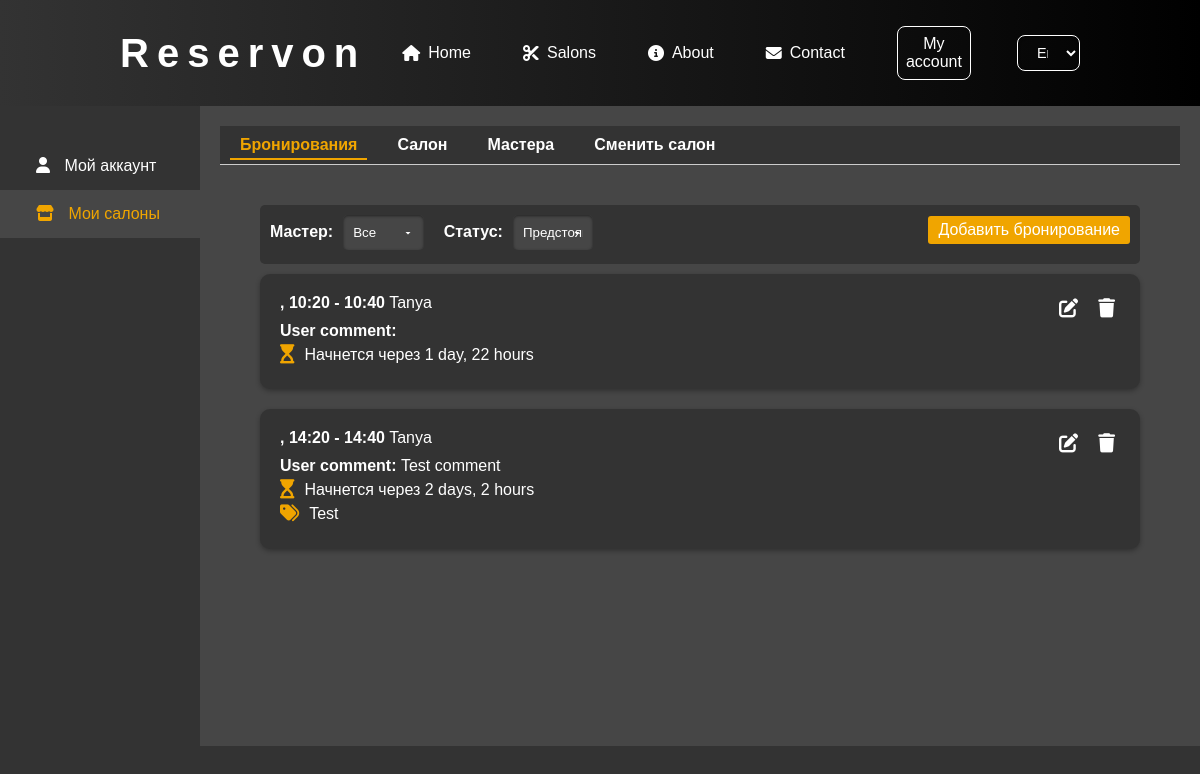
The page /user-account/bookings/ (signed in) on the database its author committed.
### salons/models.py (models this page shows, shortened)
class Appointment(models.Model):
    salon = models.ForeignKey(Salon, on_delete=models.CASCADE)
    user = models.ForeignKey(User, on_delete=models.CASCADE, null=True, blank=True)
    start_datetime = models.DateTimeField()
    end_datetime = models.DateTimeField(null=True, blank=True)
    created_at = models.DateTimeField(auto_now_add=True)
    user_comment = models.TextField('Комментарий клиента', null=True, blank=True)
    barbers = models.ManyToManyField(
        Barber,
        through='AppointmentBarberService',
        related_name='appointments'
    )

class AppointmentBarberService(models.Model):
    appointment = models.ForeignKey(Appointment, on_delete=models.CASCADE, related_name='barber_services')
    barber = models.ForeignKey(Barber, on_delete=models.SET_NULL, null=True, blank=True, related_name='appointmentbarberservice')
    services = models.ManyToManyField(Service)
    start_datetime = models.DateTimeField()
    end_datetime = models.DateTimeField()

class Barber(models.Model):
    salon = models.ForeignKey(Salon, on_delete=models.CASCADE, related_name='barbers')
    user = models.OneToOneField(User, on_delete=models.SET_NULL, null=True, blank=True)
    name = models.CharField(max_length=100)
    avatar = models.ImageField(upload_to='salons/barbers', blank=True, null=True)
    description = models.TextField(blank=True, null=True)
    categories = models.ManyToManyField(ServiceCategory, related_name='barbers')  # Add this line
    def __str__(self):
        return self.name

class Service(models.Model):
    STATUS_CHOICES = [
        ('active', 'Active'),
        ('suspend', 'Suspend'),
    ]
    name = models.CharField(max_length=100)
    image = models.ImageField(upload_to='salons/services', blank=True, null=True)
    price = models.DecimalField(max_digits=8, decimal_places=2)
    duration = models.DurationField()
    salon = models.ForeignKey(Salon, on_delete=models.CASCADE, related_name='services')
    category = models.ForeignKey(ServiceCategory, on_delete=models.SET_NULL, null=True, blank=True, related_name='services')
    status = models.CharField(
        max_length=10,
        choices=STATUS_CHOICES,
        default='active',
        verbose_name="Status"
    )
    def __str__(self):
        return self.name

class ServiceCategory(models.Model):
    name = models.CharField(max_length=100, unique=True)  # Название категории
    default_duration = models.IntegerField('Default duration (minutes)', default=15)

### user_account/views.py (the view)
# urls.py: path('bookings/', views.manage_bookings, name='manage_bookings'),
@login_required
def manage_bookings(request):
    user = request.user
    salons = user.administered_salons.all()
    if not salons.exists():
        return render(request, 'user_account/no_salons.html')
    salon_id = request.GET.get('salon_id')
    if salon_id:
        selected_salon = get_object_or_404(Salon, id=salon_id, admins=user)
    else:
        selected_salon = salons.first()
    appointments = Appointment.objects.filter(salon=selected_salon)
    barber_id = request.GET.get('barber')
    status = request.GET.get('status', 'upcoming')  # По умолчанию 'upcoming'
    if barber_id:
        appointments = appointments.filter(barber_services__barber_id=barber_id)
    if status == 'past':
        appointments = appointments.filter(end_datetime__lt=timezone.now())
    elif status == 'upcoming':
        appointments = appointments.filter(start_datetime__gte=timezone.now())
    appointments = appointments.distinct()
    appointments = appointments.order_by('start_datetime')
    paginator = Paginator(appointments, 10)
    page_number = request.GET.get('page')
    page_obj = paginator.get_page(page_number)
    barbers = Barber.objects.filter(salon=selected_salon)
    booking_form = AdminBookingForm(salon=selected_salon)
    context = {
        'appointments': page_obj,
        'barbers': barbers,
        'selected_salon': selected_salon,
        'salons': salons,
        'active_menu': 'bookings',
        'active_sidebar': 'salons',
        'now': timezone.now(),
        'booking_form': booking_form,
    }
    return render(request, 'user_account/manage_bookings.html', context)

### main/context_processors.py (called while the page is built)
def is_admin_processor(request):
    if request.user.is_authenticated:
        is_admin = request.user.administered_salons.exists()
    else:
        is_admin = False
    return {'is_admin': is_admin}

### salons/models.py (called while the page is built)
    def __str__(self):
        return self.name

### user_account/templatetags/custom_filters.py (called while the page is built)
@register.filter
def format_date_localized(value):
    if value is None:
        return ''
    tz = timezone.get_current_timezone()
    value = timezone.localtime(value, tz)
    current_language = get_language() or 'en'
    locale_code = LANGUAGE_LOCALE_MAP.get(current_language, 'en')
    return format_datetime(value, "d MMMM", locale=locale_code)

### user_account/templates/user_account/manage_bookings.html (shortened to what this page needs)
{% extends "user_account/account_base.html" %}
{% load custom_filters %}
{% load static %}
{% block page_content %}
<div class="bookings-container">
    <form method="get" class="filter-form">
        <div class="filter-fields">
            <label for="barber">Мастер:</label>
            <select name="barber" id="barber"  onchange="this.form.submit()">
                <option value="">Все</option>
            </select>
            <label for="status">Статус:</label>
            <select name="status" id="status"  onchange="this.form.submit()">
                <option value="upcoming" {% if request.GET.status == 'upcoming' or request.GET.status == None %}selected{% endif %}>Предстоящие</option>
            </select>
        </div>
          <button type="button" class="btn btn-primary" data-toggle="modal" data-target="#addBookingModal">
            Добавить бронирование
          </button>
    </form>
                        {% include "user_account/add_booking.html" with form=booking_form selected_salon=selected_salon %}
    {% for appointment in appointments %}
        {% if appointment.id %}
    <div class="booking-card"  onclick="window.location.href=`{% url 'user_account:edit_booking' appointment.id %}`">
        <div class="booking-info">
           <span class="booking-time">{{ appointment.start_datetime|format_date_localized }}, {{ appointment.start_datetime|time:"H:i" }} - {{ appointment.end_datetime|time:"H:i" }}</span>
           {% for barber_service in appointment.barber_services.all %}
                   {{ barber_service.barber.name }}{% if not forloop.last %}, {% endif %}
               {% endfor %}
           <p><strong>User comment:</strong> &nbsp;{{ appointment.user_comment }}</p>
            {% with time_diff=appointment.start_datetime|timeuntil:now %}
            {% if appointment.start_datetime > now %}
                <p>
                    <i class="fas fa-hourglass-start"></i>
                    <span class="booking-countdown">Начнется через {{ time_diff }}</span>
                </p>
            {% else %}
                <p>
                    <i class="fas fa-hourglass-end"></i>
                    <span class="booking-countdown">Уже началось</span>
                </p>
            {% endif %}
        {% endwith %}
        {% if appointment.barber_services.exists %}
        {% for barber_service in appointment.barber_services.all %}
            {% if barber_service.services.exists %}
                {% for service in barber_service.services.all %}
                    {% if service.category %}
                        <p>
                            <i class="fas fa-tags"></i>
                            <span class="booking-categories">{{ service.category.name }}</span>
                        </p>
                    {% endif %}
                {% endfor %}
            {% endif %}
        {% endfor %}
    {% endif %}
        </div>
        <div class="booking-actions">
            <a href="{% url 'user_account:edit_booking' appointment.id %}" class="action-button" title="Редактировать"><i class="fas fa-edit"></i></a>
            <a href="{% url 'user_account:delete_booking' appointment.id %}" class="action-button" title="Удалить"><i class="fas fa-trash"></i></a>
        </div>
    </div>
    {% else %}
        <p>Ошибка: бронирование без идентификатора.</p>
    {% endif %}
        {% empty %}
        <p>Бронирований пока нет</p>
    {% endfor %}
</div>
{% endblock %}

### main/static/main/css/main.css (style rules this page uses)
body { background-color: #000; color: #fff; font-family: 'Helvetica Neue', Helvetica, Arial, sans-serif; margin: 0; padding: 0; }
* { box-sizing: border-box; }

### user_account/static/user_account/css/unified.css (style rules this page uses)
body { background-color: #333; color: #fff; font-family: 'Arial', sans-serif; margin: 0; padding: 0; }
a { color: rgb(240,165,0); text-decoration: none; }
button, .btn, input[type="submit"] { background-color: rgb(240,165,0); border: none; border-radius: 4px; color: #fff; padding: 8px 12px; cursor: pointer; font-size: 1rem; transition: background-color 0.3s; margin-bottom: 10px; }
input[type="text"], input[type="file"], textarea, select { background-color: #444; color: #fff; border: 1px solid #555; border-radius: 4px; padding: 10px; width: 100%; margin-bottom: 15px; transition: border-color 0.3s, box-shadow 0.3s; box-shadow: inset 0 1px 3px rgba(0,0,0,0.5); }
label { font-weight: bold; margin-bottom: 5px; display: block; }

### user_account/static/user_account/css/manage_bookings.css (style rules this page uses)
.filter-form { display: flex; justify-content: space-between; align-items: center; flex-wrap: wrap; background-color: rgb(51, 51, 51); padding: 10px; border-radius: 5px; margin-bottom: 10px; }
.filter-fields { display: flex; align-items: center; }
.filter-fields select { margin-bottom: 4px; }
.bookings-container { padding: 20px; }
.filter-form label { color: white; margin-right: 10px; font-weight: bold; }
.filter-form select { margin-right: 20px; padding: 5px; }
.filter-form select { appearance: none; -moz-appearance: none; -webkit-appearance: none; background-color: rgb(70, 70, 70); color: white; border: none; padding: 10px; border-radius: 5px; margin-right: 20px; background-repeat: no-repeat; background-position: right 10px center; background-size: 12px; }
.filter-form button { padding: 5px 10px; background-color: rgb(240, 165, 0); color: white; border: none; cursor: pointer; border-radius: 3px; }
.booking-card { background-color: rgb(51, 51, 51); color: white; padding: 20px; border-radius: 10px; margin-bottom: 20px; width: 100%; box-sizing: border-box; position: relative; box-shadow: 0 2px 5px rgba(0, 0, 0, 0.3); }
.booking-time { font-size: 1.2em; font-weight: bold; color: rgb(240, 165, 0); }
.booking-info p { display: flex; align-items: center; margin: 5px 0; }
.booking-info i { color: rgb(240, 165, 0); margin-right: 10px; font-size: 1.2em; }
.booking-info span { font-size: 1em; color: white; }
.booking-actions { position: absolute; top: 20px; right: 20px; }
.booking-actions { position: absolute; top: 20px; right: 20px; display: flex; }
.action-button { color: white; margin-left: 10px; font-size: 1em; padding: 5px; }
.action-button i { font-size: 1.2em; }

### user_account/static/user_account/css/edit_booking.css (style rules this page uses)
:root { --primary-color: #009bff; --primary-hover: #006bb3; --secondary-color: #f0a500; --secondary-hover: #dc9100; --danger-color: #c80000; --danger-hover: #aa0000; --background-color: #333333; --background-hover: #3c3c3c; --card-background: #333333; --card-hover-background: #3c3c3c; --text-color: #ffffff; --text-muted: #cccccc; --border-color: #c8c8c8; --shadow-color: rgba(0, 0, 0, 0.3); --shadow-hover-color: rgba(0, 0, 0, 0.5); --input-background: #464646; --input-border: #c8c8c8; }
.booking-time { font-size: 1.2em; font-weight: bold; color: var(--text-color); }

### rows shown on the page
Appointment: start_datetime "10:20", end_datetime "10:40", appointment "1 day, 22 hours"
AppointmentBarberService: barber.name "Tanya"
Appointment: start_datetime "14:20", end_datetime "14:40", user_comment "Test comment", appointment "2 days, 2 hours"
AppointmentBarberService: barber.name "Tanya"
Service: category.name "Test"

### other values the page prints
form field language "English"
